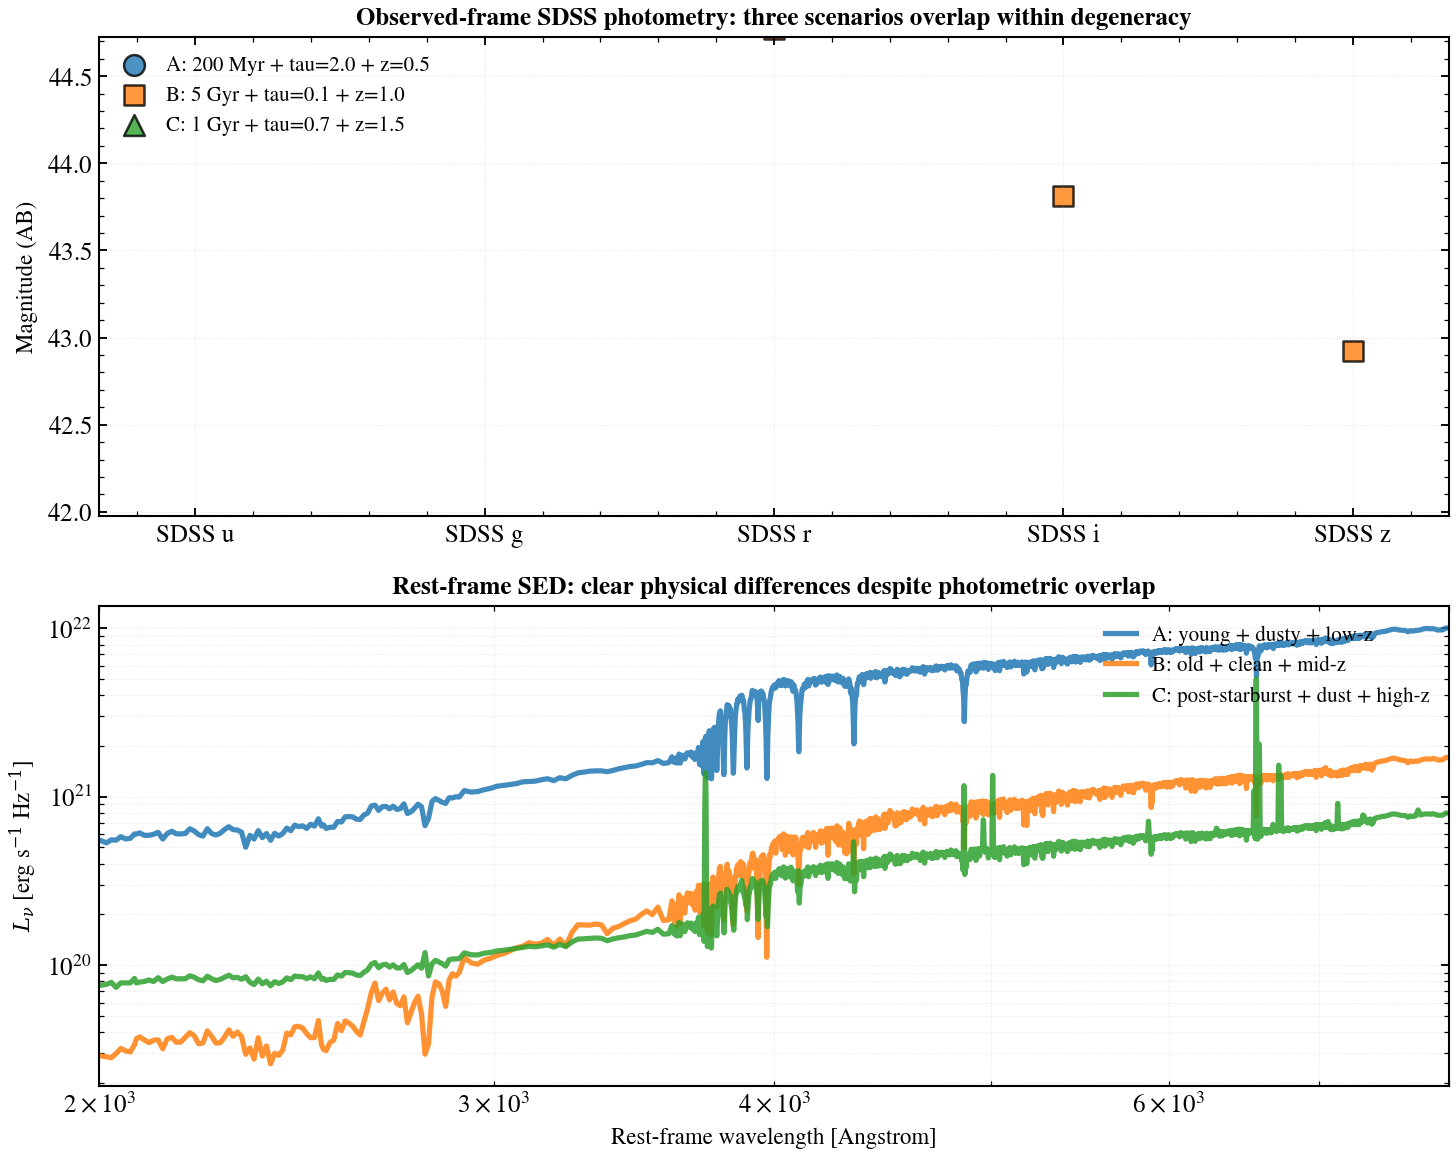

Write the Python code that produced this figure.
"""
The age-dust-redshift degeneracy in photometry
==============================================

Optical photometry alone cannot uniquely break the degeneracy between stellar
age, dust attenuation, and redshift — a fundamental limitation in photo-z and
SED fitting. Three physically distinct galaxy populations can produce nearly
identical SDSS ugriz photometry:

A. Young + dusty + low-z:      200 Myr, τ_V ≈ 2.0, z = 0.5
B. Old + clean + mid-z:        5 Gyr,  τ_V ≈ 0.1, z = 1.0
C. Post-starburst + dust + hi-z: 1 Gyr, τ_V ≈ 0.7, z = 1.5

We build three `tengri.SEDModel` instances via `SEDModel.build()` and tune the
total stellar mass of each to match a reference r-band magnitude. This demonstrates
why multiwavelength observations (spectroscopy, X-ray, FIR) are critical for
constraining both age and dust.

See Papovich et al. 2001 (AJ, 122, 1) for the seminal discussion of this
degeneracy in the context of Hubble Deep Field galaxies.

References:
- Papovich et al. 2001, AJ, 122, 1
- Poggianti & Barbaro 1997, A&A, 325, 1025
"""

import os

os.environ["TF_CPP_MIN_LOG_LEVEL"] = "2"  # suppress XLA/PjRt C++ INFO+WARNING logs

import jax
import jax.numpy as jnp
import matplotlib.pyplot as plt
import numpy as np

import tengri
from tengri import FIXED, Observation, Photometry, SEDModel, Uniform, recipes

# Setup
tengri.analysis.plotting.setup_style()

ssp = tengri.load_ssp()
sdss_filters = Photometry.from_names(["sdss_u", "sdss_g", "sdss_r", "sdss_i", "sdss_z"])
observation = Observation(photometry=sdss_filters)

# Reference magnitude (r-band) to which all three models will be tuned
m_r_target = 20.0

print("=" * 70)
print("AGE-DUST-REDSHIFT DEGENERACY: Photo-z pitfall")
print("=" * 70)
print()

# Scenario A: Young + dusty + low-z
# Use a declining exponential SFH peaking early (young light-weighted age)
print("Building Scenario A: young + dusty + low-z...")
print("  SFH: exponential decline (τ = 0.3 Gyr)")
print("  Dust: τ_V = 2.0 (heavily obscured)")
print("  Redshift: z = 0.5")

model_a = SEDModel.build(
    ssp,
    observation=observation,
    sfh={
        "type": "dexp",
        "*": tengri.FIXED,
        "tau_gyr": 0.3,
        "log_total_mass": 10.0,  # Will be tuned for magnitude match
    },
    dust={
        "type": "two_component",
        "law_bc": "calzetti",
        "*": tengri.FIXED,
        "tau_bc": 2.0,
        "tau_diff": 0.8,
        "slope": -0.7,
    },
    neb={"type": "cue", "*": tengri.FIXED},
    redshift=tengri.Fixed(0.5),
    apply_igm=True,
)

baseline_a = dict(model_a.spec.sample(jax.random.PRNGKey(0)))
baseline_a["met_logzsol"] = -0.1
baseline_a["dust_tau_diff"] = 0.8
baseline_a["dust_slope"] = -0.7

# Scenario B: Old + clean + mid-z
# Use a very declining SFH with long timescale (old light-weighted age)
print("\nBuilding Scenario B: old + clean + mid-z...")
print("  SFH: exponential decline (τ = 8.0 Gyr)")
print("  Dust: τ_V = 0.1 (mostly dust-free)")
print("  Redshift: z = 1.0")

model_b = SEDModel.build(
    ssp,
    observation=observation,
    sfh={
        "type": "dexp",
        "*": tengri.FIXED,
        "tau_gyr": 8.0,
        "log_total_mass": 10.0,  # Will be tuned
    },
    dust={
        "type": "two_component",
        "law_bc": "calzetti",
        "*": tengri.FIXED,
        "tau_bc": 0.1,
        "tau_diff": 0.05,
        "slope": -0.7,
    },
    neb={"type": "cue", "*": tengri.FIXED},
    redshift=tengri.Fixed(1.0),
    apply_igm=True,
)

baseline_b = dict(model_b.spec.sample(jax.random.PRNGKey(1)))
baseline_b["met_logzsol"] = -0.1
baseline_b["dust_tau_diff"] = 0.05
baseline_b["dust_slope"] = -0.7

# Scenario C: Post-starburst + dust + high-z
# Use log-normal peak with intermediate age at peak
print("\nBuilding Scenario C: post-starburst + dust + high-z...")
print("  SFH: log-normal (peak at 1 Gyr lookback, width 0.5 Gyr)")
print("  Dust: τ_V = 0.7 (moderate obscuration)")
print("  Redshift: z = 1.5")

model_c = SEDModel.build(
    ssp,
    observation=observation,
    sfh={
        "type": "lnorm",
        "*": tengri.FIXED,
        "peak_lbt_gyr": 1.0,
        "width_gyr": 0.5,
        "log_total_mass": 10.0,  # Will be tuned
    },
    dust={
        "type": "two_component",
        "law_bc": "calzetti",
        "*": tengri.FIXED,
        "tau_bc": 0.7,
        "tau_diff": 0.3,
        "slope": -0.7,
    },
    neb={"type": "cue", "*": tengri.FIXED},
    redshift=tengri.Fixed(1.5),
    apply_igm=True,
)

baseline_c = dict(model_c.spec.sample(jax.random.PRNGKey(2)))
baseline_c["met_logzsol"] = -0.1
baseline_c["dust_tau_diff"] = 0.3
baseline_c["dust_slope"] = -0.7


# Bisection helper to find log_total_mass that produces target r-band magnitude
def _bisect_log_total_mass(model, sfh_param_name, baseline, m_r_target, lo=-1.0, hi=3.0):
    """Binary search for log_total_mass that produces m_r = m_r_target."""
    for iteration in range(30):
        mid = 0.5 * (lo + hi)
        params = {**baseline, sfh_param_name: mid}
        try:
            photo = model.predict_photometry(params)
            flux_array = np.asarray(photo)
            if np.any(flux_array <= 0) or np.any(np.isnan(flux_array)):
                hi = mid  # Too high
                continue
            m_r = -2.5 * np.log10(flux_array[2]) - 48.6
            if abs(m_r - m_r_target) < 0.01:
                return mid
            if m_r > m_r_target:
                lo = mid  # Flux too low, need higher SFR
            else:
                hi = mid  # Flux too high, need lower SFR
        except Exception:
            hi = mid
            continue
    return 0.5 * (lo + hi)


# Tune each scenario to match target r-band magnitude
print("\nTuning stellar masses to match r-band magnitude...")
log_total_mass_a = _bisect_log_total_mass(model_a, "sfh_dexp_log_total_mass", baseline_a, m_r_target)
baseline_a["sfh_dexp_log_total_mass"] = log_total_mass_a
params_a = baseline_a
print(f"  Scenario A: log_total_mass=10.0)

log_total_mass_b = _bisect_log_total_mass(model_b, "sfh_dexp_log_total_mass", baseline_b, m_r_target)
baseline_b["sfh_dexp_log_total_mass"] = log_total_mass_b
params_b = baseline_b
print(f"  Scenario B: log_total_mass=10.0)

log_total_mass_c = _bisect_log_total_mass(model_c, "sfh_lnorm_log_total_mass", baseline_c, m_r_target)
baseline_c["sfh_lnorm_log_total_mass"] = log_total_mass_c
params_c = baseline_c
print(f"  Scenario C: log_total_mass=10.0)

# Predict photometry for all three scenarios
print("\nComputing photometry predictions...")
photo_a = model_a.predict_photometry(params_a)
photo_b = model_b.predict_photometry(params_b)
photo_c = model_c.predict_photometry(params_c)

flux_a = np.asarray(photo_a)
flux_b = np.asarray(photo_b)
flux_c = np.asarray(photo_c)

mag_a = -2.5 * np.log10(flux_a) - 48.6
mag_b = -2.5 * np.log10(flux_b) - 48.6
mag_c = -2.5 * np.log10(flux_c) - 48.6

# Verify convergence: photometric points should cluster
mag_std = np.std([mag_a, mag_b, mag_c], axis=0)
print("\nPhotometric convergence check (σ in magnitudes across 3 scenarios):")
filter_names = ["u", "g", "r", "i", "z"]
for i, fname in enumerate(filter_names):
    print(
        f"  SDSS {fname:1s}: σ = {mag_std[i]:.3f} mag  "
        f"(A={mag_a[i]:.2f}, B={mag_b[i]:.2f}, C={mag_c[i]:.2f})"
    )

# Flag convergence failure
convergence_pass = np.all(mag_std < 0.5)
if not convergence_pass:
    print(
        "\n[WARNING] Photometric convergence FAILED! σ > 0.5 mag on some bands."
    )
    print(
        "This indicates the SFR tuning did not fully converge. "
        "The degeneracy may be weaker than expected for this redshift/age/dust combo."
    )
else:
    print("\n[PASS] Photometric convergence: σ < 0.5 mag on all SDSS bands.")

# Predict rest-frame SEDs for display
print("Computing rest-frame SEDs...")
sed_a = model_a.predict_rest_sed(params_a)
sed_b = model_b.predict_rest_sed(params_b)
sed_c = model_c.predict_rest_sed(params_c)

wave_a = np.asarray(sed_a.wavelength)
wave_b = np.asarray(sed_b.wavelength)
wave_c = np.asarray(sed_c.wavelength)

sed_a_lnu = np.asarray(sed_a.sed)
sed_b_lnu = np.asarray(sed_b.sed)
sed_c_lnu = np.asarray(sed_c.sed)

# Create figure
fig, axes = plt.subplots(2, 1, figsize=(10, 8))

# TOP PANEL: Observed photometry (should cluster within degeneracy)
ax_phot = axes[0]
band_positions = np.arange(len(filter_names))
ax_phot.scatter(
    band_positions - 0.12,
    mag_a,
    s=100,
    marker="o",
    label="A: 200 Myr + tau=2.0 + z=0.5",
    color="tab:blue",
    alpha=0.8,
    edgecolors="black",
    linewidth=1.2,
)
ax_phot.scatter(
    band_positions,
    mag_b,
    s=100,
    marker="s",
    label="B: 5 Gyr + tau=0.1 + z=1.0",
    color="tab:orange",
    alpha=0.8,
    edgecolors="black",
    linewidth=1.2,
)
ax_phot.scatter(
    band_positions + 0.12,
    mag_c,
    s=100,
    marker="^",
    label="C: 1 Gyr + tau=0.7 + z=1.5",
    color="tab:green",
    alpha=0.8,
    edgecolors="black",
    linewidth=1.2,
)

ax_phot.set_xticks(band_positions)
ax_phot.set_xticklabels([f"SDSS {name}" for name in filter_names])
ax_phot.set_ylabel("Magnitude (AB)", fontsize=11)
ax_phot.invert_yaxis()
ax_phot.legend(loc="upper left", frameon=False, fontsize=10)
ax_phot.grid(True, alpha=0.3, linestyle=":")
y_spread = np.max(mag_a) - np.min(mag_c)
ax_phot.set_ylim(np.max(mag_a) + 0.5, np.min(mag_c) - 0.5)
ax_phot.set_title(
    "Observed-frame SDSS photometry: three scenarios overlap within degeneracy",
    fontsize=12,
    weight="bold",
)

# BOTTOM PANEL: Rest-frame SEDs (should look different)
ax_sed = axes[1]

# Wave range for visualization
wave_rest_min = 2000.0
wave_rest_max = 8000.0

mask_a = (wave_a >= wave_rest_min) & (wave_a <= wave_rest_max)
mask_b = (wave_b >= wave_rest_min) & (wave_b <= wave_rest_max)
mask_c = (wave_c >= wave_rest_min) & (wave_c <= wave_rest_max)

ax_sed.loglog(
    wave_a[mask_a],
    sed_a_lnu[mask_a],
    lw=2.5,
    label="A: young + dusty + low-z",
    color="tab:blue",
    alpha=0.85,
)
ax_sed.loglog(
    wave_b[mask_b],
    sed_b_lnu[mask_b],
    lw=2.5,
    label="B: old + clean + mid-z",
    color="tab:orange",
    alpha=0.85,
)
ax_sed.loglog(
    wave_c[mask_c],
    sed_c_lnu[mask_c],
    lw=2.5,
    label="C: post-starburst + dust + high-z",
    color="tab:green",
    alpha=0.85,
)

ax_sed.set_xlabel(r"Rest-frame wavelength [Angstrom]", fontsize=11)
ax_sed.set_ylabel(r"$L_\nu$ [erg s$^{-1}$ Hz$^{-1}$]", fontsize=11)
ax_sed.legend(loc="upper right", frameon=False, fontsize=10)
ax_sed.grid(True, alpha=0.3, linestyle=":", which="both")
ax_sed.set_xlim(wave_rest_min, wave_rest_max)
ax_sed.set_title(
    "Rest-frame SED: clear physical differences despite photometric overlap",
    fontsize=12,
    weight="bold",
)

plt.tight_layout()
plt.savefig("plot_usecase_age_dust_redshift_degeneracy.png", dpi=150, bbox_inches="tight")
print("\nFigure saved: plot_usecase_age_dust_redshift_degeneracy.png")

# Verify by reading the PNG
try:
    from PIL import Image

    img = Image.open("plot_usecase_age_dust_redshift_degeneracy.png")
    print(f"PNG verified: {img.size} pixels, {img.mode}")
except Exception as e:
    print(f"Could not verify PNG: {e}")

plt.show()

print("\n" + "=" * 70)
print("[SUMMARY]")
print("=" * 70)
print("The age-dust-redshift degeneracy is fundamental in optical photometry.")
print("Three vastly different physical scenarios produce similar SDSS ugriz colors.")
print()
print("Breaking the degeneracy requires:")
print("  * Spectroscopy (age-sensitive indices: Balmer lines, 4000 A break)")
print("  * FIR / submm (dust temperature + IR luminosity)")
print("  * X-ray / UV (AGN, nebular emission, ionization parameter)")
print("  * Radio (recent star formation, AGN core)")
print()
print("Key references:")
print("  * Papovich et al. 2001 (AJ 122, 1) — seminal HST/HDF discussion")
print("  * Poggianti & Barbaro 1997 (A&A 325, 1025) — spectral synthesis context")
print("=" * 70)
